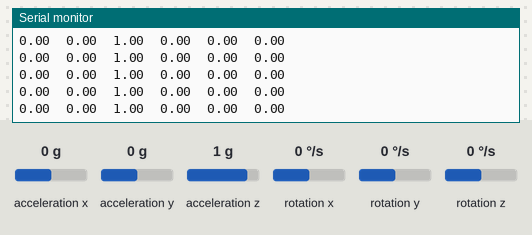
A sketch run on a simulated Arduino Nano 33 IoT. On the bench: the last lines printed to the serial monitor. The test bench sets the inputs (shaded band); at power-on: acceleration x 0 g, acceleration y 0 g, acceleration z 1 g, rotation x 0 °/s, rotation y 0 °/s, rotation z 0 °/s.

Above: at 1.2 s.
1.3 s: acceleration x set to -1.4 g
At 1.8 s:
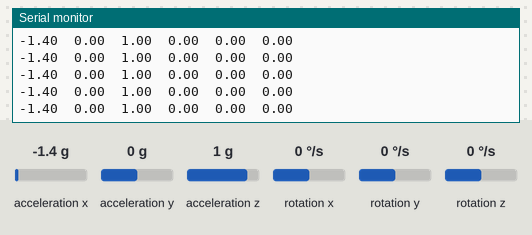
2.8 s: acceleration y set to -1.4 g
At 3.5 s:
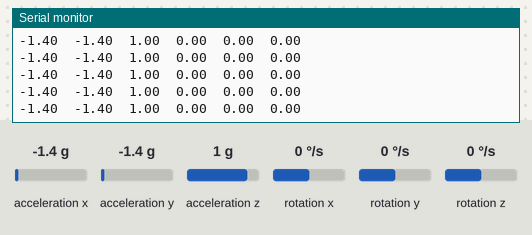
4.3 s: acceleration z set to -1.4 g
At 5.3 s:
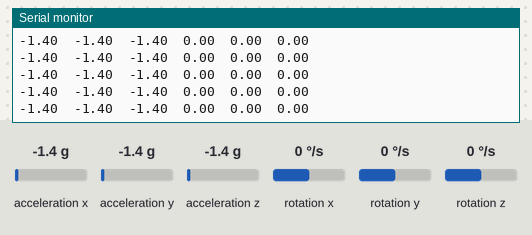
5.8 s: rotation x set to -192 °/s
At 6.6 s:
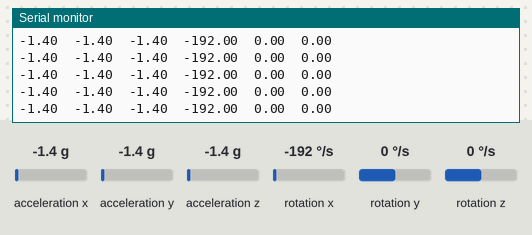

The sketch:

acc_gyro.ino
```cpp
#include <Arduino_LSM6DS3.h>

void setup() {
  Serial.begin(9600);
  while (!Serial);

  if (!IMU.begin()) {
    Serial.println("Failed to initialize IMU!");
    while (1);
  }

  Serial.print("Accelerometer sample rate = ");
  Serial.print(IMU.accelerationSampleRate());
  Serial.println(" Hz");

  Serial.print("Gyroscope sample rate = ");
  Serial.print(IMU.gyroscopeSampleRate());
  Serial.println(" Hz");

  Serial.println();
  Serial.println("Acceleration in g's\tGyroscope in degrees/second");
  Serial.println("X\tY\tZ\tX\tY\tZ");
}

void loop() {
  float ax, ay, az, gx, gy, gz;

  if (IMU.accelerationAvailable() && IMU.gyroscopeAvailable()) {
    IMU.readAcceleration(ax, ay, az);
    IMU.readGyroscope(gx, gy, gz);

    Serial.print(ax);
    Serial.print('\t');
    Serial.print(ay);
    Serial.print('\t');
    Serial.print(az);
    Serial.print('\t');

    Serial.print(gx);
    Serial.print('\t');
    Serial.print(gy);
    Serial.print('\t');
    Serial.println(gz);
  }
}
```

Measured:
- after the input at 1.3 s, the serial monitor: prints a new line at once (image 1)
- after the input at 2.8 s, the serial monitor: prints a new line at once (image 2)
- after the input at 4.3 s, the serial monitor: prints a new line at once (image 3)
- after the input at 5.8 s, the serial monitor: prints a new line at once (image 4)
